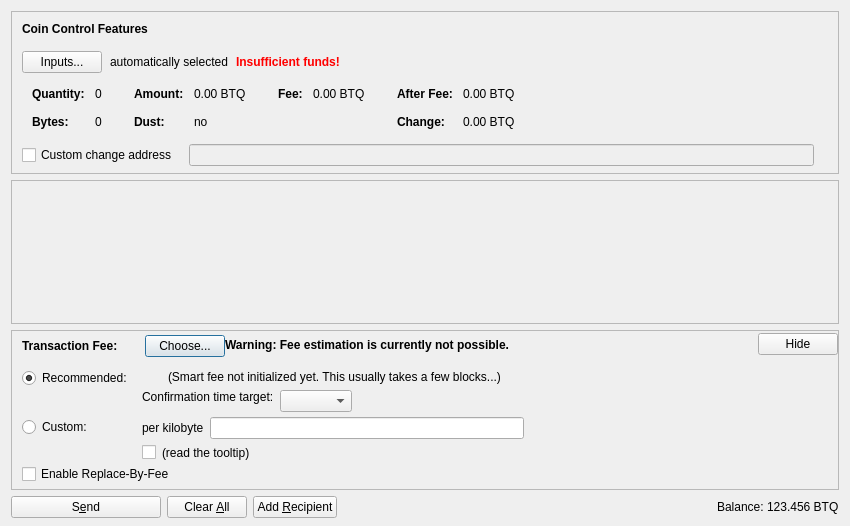
<?xml version="1.0" encoding="UTF-8"?>
<ui version="4.0">
 <class>SendCoinsDialog</class>
 <widget class="QDialog" name="SendCoinsDialog">
  <property name="geometry">
   <rect>
    <x>0</x>
    <y>0</y>
    <width>850</width>
    <height>526</height>
   </rect>
  </property>
  <property name="windowTitle">
   <string>Send Coins</string>
  </property>
  <layout class="QVBoxLayout" name="verticalLayout" stretch="0,1,0,0">
   <property name="bottomMargin">
    <number>8</number>
   </property>
   <item>
    <widget class="QFrame" name="frameCoinControl">
     <property name="sizePolicy">
      <sizepolicy hsizetype="Expanding" vsizetype="Expanding">
       <horstretch>0</horstretch>
       <verstretch>0</verstretch>
      </sizepolicy>
     </property>
     <property name="maximumSize">
      <size>
       <width>16777215</width>
       <height>16777215</height>
      </size>
     </property>
     <property name="frameShape">
      <enum>QFrame::StyledPanel</enum>
     </property>
     <property name="frameShadow">
      <enum>QFrame::Sunken</enum>
     </property>
     <layout class="QVBoxLayout" name="verticalLayoutCoinControl2">
      <property name="spacing">
       <number>0</number>
      </property>
      <property name="leftMargin">
       <number>0</number>
      </property>
      <property name="topMargin">
       <number>0</number>
      </property>
      <property name="rightMargin">
       <number>0</number>
      </property>
      <property name="bottomMargin">
       <number>6</number>
      </property>
      <item>
       <layout class="QVBoxLayout" name="verticalLayoutCoinControl" stretch="0,0,0,0,1">
        <property name="spacing">
         <number>0</number>
        </property>
        <property name="leftMargin">
         <number>10</number>
        </property>
        <property name="topMargin">
         <number>10</number>
        </property>
        <item>
         <layout class="QHBoxLayout" name="horizontalLayoutCoinControl1">
          <property name="bottomMargin">
           <number>15</number>
          </property>
          <item>
           <widget class="QLabel" name="labelCoinControlFeatures">
            <property name="sizePolicy">
             <sizepolicy hsizetype="Preferred" vsizetype="Maximum">
              <horstretch>0</horstretch>
              <verstretch>0</verstretch>
             </sizepolicy>
            </property>
            <property name="font">
             <font>
              <weight>75</weight>
              <bold>true</bold>
             </font>
            </property>
            <property name="styleSheet">
             <string notr="true">font-weight:bold;</string>
            </property>
            <property name="text">
             <string>Coin Control Features</string>
            </property>
           </widget>
          </item>
         </layout>
        </item>
        <item>
         <layout class="QHBoxLayout" name="horizontalLayoutCoinControl2" stretch="0,0,0,0">
          <property name="spacing">
           <number>8</number>
          </property>
          <property name="bottomMargin">
           <number>10</number>
          </property>
          <item>
           <widget class="QPushButton" name="pushButtonCoinControl">
            <property name="styleSheet">
             <string notr="true"/>
            </property>
            <property name="text">
             <string>Inputs...</string>
            </property>
            <property name="autoDefault">
             <bool>false</bool>
            </property>
           </widget>
          </item>
          <item>
           <widget class="QLabel" name="labelCoinControlAutomaticallySelected">
            <property name="text">
             <string>automatically selected</string>
            </property>
            <property name="margin">
             <number>5</number>
            </property>
           </widget>
          </item>
          <item>
           <widget class="QLabel" name="labelCoinControlInsuffFunds">
            <property name="font">
             <font>
              <weight>75</weight>
              <bold>true</bold>
             </font>
            </property>
            <property name="styleSheet">
             <string notr="true">color:red;font-weight:bold;</string>
            </property>
            <property name="text">
             <string>Insufficient funds!</string>
            </property>
            <property name="margin">
             <number>5</number>
            </property>
           </widget>
          </item>
          <item>
           <spacer name="horizontalSpacerCoinControl">
            <property name="orientation">
             <enum>Qt::Horizontal</enum>
            </property>
            <property name="sizeHint" stdset="0">
             <size>
              <width>40</width>
              <height>1</height>
             </size>
            </property>
           </spacer>
          </item>
         </layout>
        </item>
        <item>
         <widget class="QWidget" name="widgetCoinControl" native="true">
          <property name="sizePolicy">
           <sizepolicy hsizetype="Preferred" vsizetype="Preferred">
            <horstretch>0</horstretch>
            <verstretch>0</verstretch>
           </sizepolicy>
          </property>
          <property name="minimumSize">
           <size>
            <width>0</width>
            <height>0</height>
           </size>
          </property>
          <property name="styleSheet">
           <string notr="true"/>
          </property>
          <layout class="QHBoxLayout" name="horizontalLayoutCoinControl5">
           <property name="leftMargin">
            <number>0</number>
           </property>
           <property name="topMargin">
            <number>0</number>
           </property>
           <property name="rightMargin">
            <number>0</number>
           </property>
           <property name="bottomMargin">
            <number>0</number>
           </property>
           <item>
            <layout class="QHBoxLayout" name="horizontalLayoutCoinControl3" stretch="0,0,0,1">
             <property name="spacing">
              <number>20</number>
             </property>
             <property name="topMargin">
              <number>0</number>
             </property>
             <property name="bottomMargin">
              <number>10</number>
             </property>
             <item>
              <layout class="QFormLayout" name="formLayoutCoinControl1">
               <property name="horizontalSpacing">
                <number>10</number>
               </property>
               <property name="verticalSpacing">
                <number>14</number>
               </property>
               <property name="leftMargin">
                <number>10</number>
               </property>
               <property name="topMargin">
                <number>4</number>
               </property>
               <property name="rightMargin">
                <number>6</number>
               </property>
               <item row="0" column="0">
                <widget class="QLabel" name="labelCoinControlQuantityText">
                 <property name="font">
                  <font>
                   <weight>75</weight>
                   <bold>true</bold>
                  </font>
                 </property>
                 <property name="text">
                  <string>Quantity:</string>
                 </property>
                 <property name="margin">
                  <number>0</number>
                 </property>
                </widget>
               </item>
               <item row="0" column="1">
                <widget class="QLabel" name="labelCoinControlQuantity">
                 <property name="cursor">
                  <cursorShape>IBeamCursor</cursorShape>
                 </property>
                 <property name="contextMenuPolicy">
                  <enum>Qt::ActionsContextMenu</enum>
                 </property>
                 <property name="text">
                  <string notr="true">0</string>
                 </property>
                 <property name="margin">
                  <number>0</number>
                 </property>
                 <property name="textInteractionFlags">
                  <set>Qt::LinksAccessibleByMouse|Qt::TextSelectableByKeyboard|Qt::TextSelectableByMouse</set>
                 </property>
                </widget>
               </item>
               <item row="1" column="0">
                <widget class="QLabel" name="labelCoinControlBytesText">
                 <property name="font">
                  <font>
                   <weight>75</weight>
                   <bold>true</bold>
                  </font>
                 </property>
                 <property name="text">
                  <string>Bytes:</string>
                 </property>
                </widget>
               </item>
               <item row="1" column="1">
                <widget class="QLabel" name="labelCoinControlBytes">
                 <property name="cursor">
                  <cursorShape>IBeamCursor</cursorShape>
                 </property>
                 <property name="contextMenuPolicy">
                  <enum>Qt::ActionsContextMenu</enum>
                 </property>
                 <property name="text">
                  <string notr="true">0</string>
                 </property>
                 <property name="textInteractionFlags">
                  <set>Qt::LinksAccessibleByMouse|Qt::TextSelectableByKeyboard|Qt::TextSelectableByMouse</set>
                 </property>
                </widget>
               </item>
              </layout>
             </item>
             <item>
              <layout class="QFormLayout" name="formLayoutCoinControl2">
               <property name="horizontalSpacing">
                <number>10</number>
               </property>
               <property name="verticalSpacing">
                <number>14</number>
               </property>
               <property name="leftMargin">
                <number>6</number>
               </property>
               <property name="topMargin">
                <number>4</number>
               </property>
               <property name="rightMargin">
                <number>6</number>
               </property>
               <item row="0" column="0">
                <widget class="QLabel" name="labelCoinControlAmountText">
                 <property name="font">
                  <font>
                   <weight>75</weight>
                   <bold>true</bold>
                  </font>
                 </property>
                 <property name="text">
                  <string>Amount:</string>
                 </property>
                 <property name="margin">
                  <number>0</number>
                 </property>
                </widget>
               </item>
               <item row="0" column="1">
                <widget class="QLabel" name="labelCoinControlAmount">
                 <property name="cursor">
                  <cursorShape>IBeamCursor</cursorShape>
                 </property>
                 <property name="contextMenuPolicy">
                  <enum>Qt::ActionsContextMenu</enum>
                 </property>
                 <property name="text">
                  <string notr="true">0.00 BTQ</string>
                 </property>
                 <property name="textInteractionFlags">
                  <set>Qt::LinksAccessibleByMouse|Qt::TextSelectableByKeyboard|Qt::TextSelectableByMouse</set>
                 </property>
                </widget>
               </item>
               <item row="1" column="0">
                <widget class="QLabel" name="labelCoinControlLowOutputText">
                 <property name="font">
                  <font>
                   <weight>75</weight>
                   <bold>true</bold>
                  </font>
                 </property>
                 <property name="text">
                  <string>Dust:</string>
                 </property>
                </widget>
               </item>
               <item row="1" column="1">
                <widget class="QLabel" name="labelCoinControlLowOutput">
                 <property name="cursor">
                  <cursorShape>IBeamCursor</cursorShape>
                 </property>
                 <property name="contextMenuPolicy">
                  <enum>Qt::ActionsContextMenu</enum>
                 </property>
                 <property name="text">
                  <string notr="true">no</string>
                 </property>
                 <property name="textInteractionFlags">
                  <set>Qt::LinksAccessibleByMouse|Qt::TextSelectableByKeyboard|Qt::TextSelectableByMouse</set>
                 </property>
                </widget>
               </item>
              </layout>
             </item>
             <item>
              <layout class="QFormLayout" name="formLayoutCoinControl3">
               <property name="horizontalSpacing">
                <number>10</number>
               </property>
               <property name="verticalSpacing">
                <number>14</number>
               </property>
               <property name="leftMargin">
                <number>6</number>
               </property>
               <property name="topMargin">
                <number>4</number>
               </property>
               <property name="rightMargin">
                <number>6</number>
               </property>
               <item row="0" column="0">
                <widget class="QLabel" name="labelCoinControlFeeText">
                 <property name="font">
                  <font>
                   <weight>75</weight>
                   <bold>true</bold>
                  </font>
                 </property>
                 <property name="text">
                  <string>Fee:</string>
                 </property>
                 <property name="margin">
                  <number>0</number>
                 </property>
                </widget>
               </item>
               <item row="0" column="1">
                <widget class="QLabel" name="labelCoinControlFee">
                 <property name="cursor">
                  <cursorShape>IBeamCursor</cursorShape>
                 </property>
                 <property name="contextMenuPolicy">
                  <enum>Qt::ActionsContextMenu</enum>
                 </property>
                 <property name="text">
                  <string notr="true">0.00 BTQ</string>
                 </property>
                 <property name="textInteractionFlags">
                  <set>Qt::LinksAccessibleByMouse|Qt::TextSelectableByKeyboard|Qt::TextSelectableByMouse</set>
                 </property>
                </widget>
               </item>
              </layout>
             </item>
             <item>
              <layout class="QFormLayout" name="formLayoutCoinControl4">
               <property name="horizontalSpacing">
                <number>10</number>
               </property>
               <property name="verticalSpacing">
                <number>14</number>
               </property>
               <property name="leftMargin">
                <number>6</number>
               </property>
               <property name="topMargin">
                <number>4</number>
               </property>
               <property name="rightMargin">
                <number>6</number>
               </property>
               <item row="0" column="0">
                <widget class="QLabel" name="labelCoinControlAfterFeeText">
                 <property name="font">
                  <font>
                   <weight>75</weight>
                   <bold>true</bold>
                  </font>
                 </property>
                 <property name="text">
                  <string>After Fee:</string>
                 </property>
                 <property name="margin">
                  <number>0</number>
                 </property>
                </widget>
               </item>
               <item row="0" column="1">
                <widget class="QLabel" name="labelCoinControlAfterFee">
                 <property name="cursor">
                  <cursorShape>IBeamCursor</cursorShape>
                 </property>
                 <property name="contextMenuPolicy">
                  <enum>Qt::ActionsContextMenu</enum>
                 </property>
                 <property name="text">
                  <string notr="true">0.00 BTQ</string>
                 </property>
                 <property name="textInteractionFlags">
                  <set>Qt::LinksAccessibleByMouse|Qt::TextSelectableByKeyboard|Qt::TextSelectableByMouse</set>
                 </property>
                </widget>
               </item>
               <item row="1" column="0">
                <widget class="QLabel" name="labelCoinControlChangeText">
                 <property name="font">
                  <font>
                   <weight>75</weight>
                   <bold>true</bold>
                  </font>
                 </property>
                 <property name="text">
                  <string>Change:</string>
                 </property>
                </widget>
               </item>
               <item row="1" column="1">
                <widget class="QLabel" name="labelCoinControlChange">
                 <property name="cursor">
                  <cursorShape>IBeamCursor</cursorShape>
                 </property>
                 <property name="contextMenuPolicy">
                  <enum>Qt::ActionsContextMenu</enum>
                 </property>
                 <property name="text">
                  <string notr="true">0.00 BTQ</string>
                 </property>
                 <property name="textInteractionFlags">
                  <set>Qt::LinksAccessibleByMouse|Qt::TextSelectableByKeyboard|Qt::TextSelectableByMouse</set>
                 </property>
                </widget>
               </item>
              </layout>
             </item>
            </layout>
           </item>
          </layout>
         </widget>
        </item>
        <item>
         <layout class="QHBoxLayout" name="horizontalLayoutCoinControl4" stretch="0,0,0">
          <property name="spacing">
           <number>12</number>
          </property>
          <property name="sizeConstraint">
           <enum>QLayout::SetDefaultConstraint</enum>
          </property>
          <property name="topMargin">
           <number>5</number>
          </property>
          <property name="rightMargin">
           <number>5</number>
          </property>
          <item>
           <widget class="QCheckBox" name="checkBoxCoinControlChange">
            <property name="toolTip">
             <string>If this is activated, but the change address is empty or invalid, change will be sent to a newly generated address.</string>
            </property>
            <property name="text">
             <string>Custom change address</string>
            </property>
           </widget>
          </item>
          <item>
           <widget class="QValidatedLineEdit" name="lineEditCoinControlChange">
            <property name="enabled">
             <bool>false</bool>
            </property>
            <property name="sizePolicy">
             <sizepolicy hsizetype="Expanding" vsizetype="Fixed">
              <horstretch>0</horstretch>
              <verstretch>0</verstretch>
             </sizepolicy>
            </property>
           </widget>
          </item>
          <item>
           <widget class="QLabel" name="labelCoinControlChangeLabel">
            <property name="sizePolicy">
             <sizepolicy hsizetype="Preferred" vsizetype="Expanding">
              <horstretch>0</horstretch>
              <verstretch>0</verstretch>
             </sizepolicy>
            </property>
            <property name="minimumSize">
             <size>
              <width>0</width>
              <height>0</height>
             </size>
            </property>
            <property name="text">
             <string/>
            </property>
            <property name="margin">
             <number>3</number>
            </property>
           </widget>
          </item>
         </layout>
        </item>
        <item>
         <spacer name="verticalSpacerCoinControl">
          <property name="orientation">
           <enum>Qt::Vertical</enum>
          </property>
          <property name="sizeHint" stdset="0">
           <size>
            <width>800</width>
            <height>1</height>
           </size>
          </property>
         </spacer>
        </item>
       </layout>
      </item>
     </layout>
    </widget>
   </item>
   <item>
    <widget class="QScrollArea" name="scrollArea">
     <property name="widgetResizable">
      <bool>true</bool>
     </property>
     <widget class="QWidget" name="scrollAreaWidgetContents">
      <property name="geometry">
       <rect>
        <x>0</x>
        <y>0</y>
        <width>830</width>
        <height>104</height>
       </rect>
      </property>
      <layout class="QVBoxLayout" name="verticalLayout_2" stretch="0,1">
       <property name="leftMargin">
        <number>0</number>
       </property>
       <property name="topMargin">
        <number>0</number>
       </property>
       <property name="rightMargin">
        <number>0</number>
       </property>
       <property name="bottomMargin">
        <number>0</number>
       </property>
       <item>
        <layout class="QVBoxLayout" name="entries">
         <property name="spacing">
          <number>6</number>
         </property>
        </layout>
       </item>
       <item>
        <spacer name="verticalSpacer">
         <property name="orientation">
          <enum>Qt::Vertical</enum>
         </property>
         <property name="sizeHint" stdset="0">
          <size>
           <width>20</width>
           <height>40</height>
          </size>
         </property>
        </spacer>
       </item>
      </layout>
     </widget>
    </widget>
   </item>
   <item>
    <widget class="QFrame" name="frameFee">
     <property name="sizePolicy">
      <sizepolicy hsizetype="Expanding" vsizetype="Expanding">
       <horstretch>0</horstretch>
       <verstretch>0</verstretch>
      </sizepolicy>
     </property>
     <property name="maximumSize">
      <size>
       <width>16777215</width>
       <height>16777215</height>
      </size>
     </property>
     <property name="frameShape">
      <enum>QFrame::StyledPanel</enum>
     </property>
     <property name="frameShadow">
      <enum>QFrame::Sunken</enum>
     </property>
     <layout class="QVBoxLayout" name="verticalLayoutFee1">
      <property name="spacing">
       <number>0</number>
      </property>
      <property name="leftMargin">
       <number>0</number>
      </property>
      <property name="topMargin">
       <number>0</number>
      </property>
      <property name="rightMargin">
       <number>0</number>
      </property>
      <property name="bottomMargin">
       <number>0</number>
      </property>
      <item>
       <layout class="QVBoxLayout" name="verticalLayoutFee2" stretch="0,0,0">
        <property name="spacing">
         <number>0</number>
        </property>
        <property name="leftMargin">
         <number>10</number>
        </property>
        <property name="topMargin">
         <number>0</number>
        </property>
        <item>
         <layout class="QHBoxLayout" name="horizontalLayoutFee1">
          <property name="bottomMargin">
           <number>0</number>
          </property>
          <item>
           <layout class="QVBoxLayout" name="verticalLayoutFee7">
            <property name="spacing">
             <number>0</number>
            </property>
            <item>
             <spacer name="verticalSpacerSmartFee">
              <property name="orientation">
               <enum>Qt::Vertical</enum>
              </property>
              <property name="sizeType">
               <enum>QSizePolicy::Fixed</enum>
              </property>
              <property name="sizeHint" stdset="0">
               <size>
                <width>1</width>
                <height>4</height>
               </size>
              </property>
             </spacer>
            </item>
            <item>
             <layout class="QHBoxLayout" name="horizontalLayoutSmartFee">
              <property name="spacing">
               <number>10</number>
              </property>
              <item>
               <widget class="QLabel" name="labelFeeHeadline">
                <property name="sizePolicy">
                 <sizepolicy hsizetype="Preferred" vsizetype="Maximum">
                  <horstretch>0</horstretch>
                  <verstretch>0</verstretch>
                 </sizepolicy>
                </property>
                <property name="font">
                 <font>
                  <weight>75</weight>
                  <bold>true</bold>
                 </font>
                </property>
                <property name="styleSheet">
                 <string notr="true">font-weight:bold;</string>
                </property>
                <property name="text">
                 <string>Transaction Fee:</string>
                </property>
               </widget>
              </item>
              <item>
               <widget class="QLabel" name="labelFeeMinimized">
                <property name="text">
                 <string/>
                </property>
               </widget>
              </item>
              <item>
               <widget class="QPushButton" name="buttonChooseFee">
                <property name="text">
                 <string>Choose...</string>
                </property>
               </widget>
              </item>
             </layout>
            </item>
            <item>
             <spacer name="verticalSpacer_5">
              <property name="orientation">
               <enum>Qt::Vertical</enum>
              </property>
              <property name="sizeHint" stdset="0">
               <size>
                <width>1</width>
                <height>1</height>
               </size>
              </property>
             </spacer>
            </item>
           </layout>
          </item>
          <item>
           <widget class="QLabel" name="fallbackFeeWarningLabel">
            <property name="toolTip">
             <string>Using the fallbackfee can result in sending a transaction that will take several hours or days (or never) to confirm. Consider choosing your fee manually or wait until you have validated the complete chain.</string>
            </property>
            <property name="font">
            <font>
                <weight>75</weight>
                <bold>true</bold>
            </font>
            </property>
            <property name="text">
             <string>Warning: Fee estimation is currently not possible.</string>
            </property>
            <property name="wordWrap">
             <bool>false</bool>
            </property>
           </widget>
          </item>
          <item>
           <spacer name="horizontalSpacer_4">
            <property name="orientation">
             <enum>Qt::Horizontal</enum>
            </property>
            <property name="sizeType">
             <enum>QSizePolicy::MinimumExpanding</enum>
            </property>
            <property name="sizeHint" stdset="0">
             <size>
              <width>40</width>
              <height>20</height>
             </size>
            </property>
           </spacer>
          </item>
          <item>
           <widget class="QPushButton" name="buttonMinimizeFee">
            <property name="toolTip">
             <string>collapse fee-settings</string>
            </property>
            <property name="text">
             <string>Hide</string>
            </property>
           </widget>
          </item>
         </layout>
        </item>
        <item>
         <widget class="QFrame" name="frameFeeSelection">
          <layout class="QVBoxLayout" name="verticalLayoutFee12">
           <property name="spacing">
            <number>0</number>
           </property>
           <property name="leftMargin">
            <number>0</number>
           </property>
           <property name="topMargin">
            <number>0</number>
           </property>
           <property name="rightMargin">
            <number>0</number>
           </property>
           <property name="bottomMargin">
            <number>0</number>
           </property>
           <item>
            <layout class="QGridLayout" name="gridLayoutFee">
             <property name="topMargin">
              <number>10</number>
             </property>
             <property name="bottomMargin">
              <number>4</number>
             </property>
             <property name="horizontalSpacing">
              <number>10</number>
             </property>
             <property name="verticalSpacing">
              <number>4</number>
             </property>
             <item row="1" column="1">
              <layout class="QVBoxLayout" name="verticalLayoutFee8">
               <property name="spacing">
                <number>6</number>
               </property>
               <item>
                <layout class="QHBoxLayout" name="horizontalLayoutFee13">
                 <item>
                  <widget class="QLabel" name="labelCustomPerKilobyte">
                   <property name="toolTip">
                    <string>If the custom fee is set to 1000 satoshis and the transaction is only 250 bytes, then &quot;per kilobyte&quot; only pays 250 satoshis in fee, while &quot;total at least&quot; pays 1000 satoshis. For transactions bigger than a kilobyte both pay by kilobyte.</string>
                   </property>
                   <property name="text">
                    <string>per kilobyte</string>
                   </property>
                  </widget>
                 </item>
                 <item>
                  <widget class="BitcoinAmountField" name="customFee"/>
                 </item>
                 <item>
                  <spacer name="horizontalSpacer_6">
                   <property name="orientation">
                    <enum>Qt::Horizontal</enum>
                   </property>
                   <property name="sizeHint" stdset="0">
                    <size>
                     <width>1</width>
                     <height>1</height>
                    </size>
                   </property>
                  </spacer>
                 </item>
                </layout>
               </item>
               <item>
                <layout class="QHBoxLayout" name="horizontalLayoutFee8">
                 <item>
                  <widget class="QCheckBox" name="checkBoxMinimumFee">
                   <property name="toolTip">
                    <string>Paying only the minimum fee is just fine as long as there is less transaction volume than space in the blocks. But be aware that this can end up in a never confirming transaction once there is more demand for bitcoin transactions than the network can process.</string>
                   </property>
                   <property name="text">
                    <string/>
                   </property>
                  </widget>
                 </item>
                 <item>
                  <widget class="QLabel" name="labelMinFeeWarning">
                   <property name="enabled">
                    <bool>true</bool>
                   </property>
                   <property name="toolTip">
                    <string>Paying only the minimum fee is just fine as long as there is less transaction volume than space in the blocks. But be aware that this can end up in a never confirming transaction once there is more demand for bitcoin transactions than the network can process.</string>
                   </property>
                   <property name="text">
                    <string>(read the tooltip)</string>
                   </property>
                   <property name="margin">
                    <number>5</number>
                   </property>
                  </widget>
                 </item>
                 <item>
                  <spacer name="horizontalSpacer_2">
                   <property name="orientation">
                    <enum>Qt::Horizontal</enum>
                   </property>
                   <property name="sizeHint" stdset="0">
                    <size>
                     <width>1</width>
                     <height>1</height>
                    </size>
                   </property>
                  </spacer>
                 </item>
                </layout>
               </item>
              </layout>
             </item>
             <item row="0" column="0">
              <layout class="QVBoxLayout" name="verticalLayoutFee4" stretch="0,1">
               <item>
                <widget class="QRadioButton" name="radioSmartFee">
                 <property name="text">
                  <string>Recommended:</string>
                 </property>
                 <property name="checked">
                  <bool>true</bool>
                 </property>
                 <attribute name="buttonGroup">
                  <string notr="true">groupFee</string>
                 </attribute>
                </widget>
               </item>
               <item>
                <spacer name="verticalSpacer_2">
                 <property name="orientation">
                  <enum>Qt::Vertical</enum>
                 </property>
                 <property name="sizeHint" stdset="0">
                  <size>
                   <width>1</width>
                   <height>1</height>
                  </size>
                 </property>
                </spacer>
               </item>
              </layout>
             </item>
             <item row="1" column="0">
              <layout class="QVBoxLayout" name="verticalLayoutFee9" stretch="0,1">
               <item>
                <widget class="QRadioButton" name="radioCustomFee">
                 <property name="text">
                  <string>Custom:</string>
                 </property>
                 <attribute name="buttonGroup">
                  <string notr="true">groupFee</string>
                 </attribute>
                </widget>
               </item>
               <item>
                <spacer name="verticalSpacer_6">
                 <property name="orientation">
                  <enum>Qt::Vertical</enum>
                 </property>
                 <property name="sizeHint" stdset="0">
                  <size>
                   <width>1</width>
                   <height>1</height>
                  </size>
                 </property>
                </spacer>
               </item>
              </layout>
             </item>
             <item row="0" column="1">
              <layout class="QVBoxLayout" name="verticalLayoutFee3" stretch="0,0,1">
               <property name="spacing">
                <number>6</number>
               </property>
               <property name="topMargin">
                <number>2</number>
               </property>
               <item>
                <layout class="QHBoxLayout" name="horizontalLayoutFee12">
                 <item>
                  <widget class="QLabel" name="labelSmartFee">
                   <property name="text">
                    <string/>
                   </property>
                   <property name="margin">
                    <number>2</number>
                   </property>
                  </widget>
                 </item>
                 <item>
                  <widget class="QLabel" name="labelFeeEstimation">
                   <property name="text">
                    <string/>
                   </property>
                  </widget>
                 </item>
                 <item>
                  <widget class="QLabel" name="labelSmartFee2">
                   <property name="text">
                    <string>(Smart fee not initialized yet. This usually takes a few blocks...)</string>
                   </property>
                   <property name="margin">
                    <number>2</number>
                   </property>
                  </widget>
                 </item>
                 <item>
                  <spacer name="horizontalSpacer_5">
                   <property name="orientation">
                    <enum>Qt::Horizontal</enum>
                   </property>
                   <property name="sizeHint" stdset="0">
                    <size>
                     <width>1</width>
                     <height>1</height>
                    </size>
                   </property>
                  </spacer>
                 </item>
                </layout>
               </item>
               <item>
                <layout class="QHBoxLayout" name="horizontalLayoutFee9">
                 <item>
                  <layout class="QVBoxLayout" name="verticalLayoutFee6">
                   <item>
                    <widget class="QLabel" name="labelSmartFee3">
                     <property name="text">
                      <string>Confirmation time target:</string>
                     </property>
                     <property name="margin">
                      <number>2</number>
                     </property>
                    </widget>
                   </item>
                   <item>
                    <spacer name="verticalSpacer_3">
                     <property name="orientation">
                      <enum>Qt::Vertical</enum>
                     </property>
                     <property name="sizeHint" stdset="0">
                      <size>
                       <width>1</width>
                       <height>1</height>
                      </size>
                     </property>
                    </spacer>
                   </item>
                  </layout>
                 </item>
                 <item>
                  <layout class="QVBoxLayout" name="verticalLayoutFee5">
                   <property name="rightMargin">
                    <number>30</number>
                   </property>
                   <item>
                    <layout class="QHBoxLayout" name="horizontalLayoutConfTarget">
                     <property name="bottomMargin">
                      <number>0</number>
                     </property>
                     <item>
                      <widget class="QComboBox" name="confTargetSelector"/>
                     </item>
                     <item>
                      <spacer name="horizontalSpacerConfTarget">
                       <property name="orientation">
                        <enum>Qt::Horizontal</enum>
                       </property>
                       <property name="sizeHint" stdset="0">
                        <size>
                         <width>40</width>
                         <height>20</height>
                        </size>
                       </property>
                      </spacer>
                     </item>
                    </layout>
                   </item>
                  </layout>
                 </item>
                </layout>
               </item>
               <item>
                <spacer name="verticalSpacer_4">
                 <property name="orientation">
                  <enum>Qt::Vertical</enum>
                 </property>
                 <property name="sizeHint" stdset="0">
                  <size>
                   <width>1</width>
                   <height>1</height>
                  </size>
                 </property>
                </spacer>
               </item>
              </layout>
             </item>
            </layout>
           </item>
           <item>
            <widget class="QCheckBox" name="optInRBF">
             <property name="text">
              <string>Enable Replace-By-Fee</string>
             </property>
             <property name="toolTip">
              <string>With Replace-By-Fee (BIP-125) you can increase a transaction's fee after it is sent. Without this, a higher fee may be recommended to compensate for increased transaction delay risk.</string>
             </property>
            </widget>
           </item>
          </layout>
         </widget>
        </item>
        <item>
         <spacer name="verticalSpacerFee">
          <property name="orientation">
           <enum>Qt::Vertical</enum>
          </property>
          <property name="sizeHint" stdset="0">
           <size>
            <width>40</width>
            <height>5</height>
           </size>
          </property>
         </spacer>
        </item>
       </layout>
      </item>
     </layout>
    </widget>
   </item>
   <item>
    <layout class="QHBoxLayout" name="horizontalLayout">
     <item>
      <widget class="QPushButton" name="sendButton">
       <property name="minimumSize">
        <size>
         <width>150</width>
         <height>0</height>
        </size>
       </property>
       <property name="toolTip">
        <string>Confirm the send action</string>
       </property>
       <property name="text">
        <string>S&amp;end</string>
       </property>
       <property name="icon">
        <iconset resource="../bitcoin.qrc">
         <normaloff>:/icons/send</normaloff>:/icons/send</iconset>
       </property>
       <property name="autoDefault">
        <bool>false</bool>
       </property>
       <property name="default">
        <bool>false</bool>
       </property>
      </widget>
     </item>
     <item>
      <widget class="QPushButton" name="clearButton">
       <property name="sizePolicy">
        <sizepolicy hsizetype="Minimum" vsizetype="Fixed">
         <horstretch>0</horstretch>
         <verstretch>0</verstretch>
        </sizepolicy>
       </property>
       <property name="toolTip">
        <string>Clear all fields of the form.</string>
       </property>
       <property name="text">
        <string>Clear &amp;All</string>
       </property>
       <property name="icon">
        <iconset resource="../bitcoin.qrc">
         <normaloff>:/icons/remove</normaloff>:/icons/remove</iconset>
       </property>
       <property name="autoDefault">
        <bool>false</bool>
       </property>
      </widget>
     </item>
     <item>
      <widget class="QPushButton" name="addButton">
       <property name="toolTip">
        <string>Send to multiple recipients at once</string>
       </property>
       <property name="text">
        <string>Add &amp;Recipient</string>
       </property>
       <property name="icon">
        <iconset resource="../bitcoin.qrc">
         <normaloff>:/icons/add</normaloff>:/icons/add</iconset>
       </property>
       <property name="autoDefault">
        <bool>false</bool>
       </property>
      </widget>
     </item>
     <item>
      <spacer name="horizontalSpacer">
       <property name="orientation">
        <enum>Qt::Horizontal</enum>
       </property>
       <property name="sizeHint" stdset="0">
        <size>
         <width>40</width>
         <height>20</height>
        </size>
       </property>
      </spacer>
     </item>
     <item>
      <layout class="QHBoxLayout" name="horizontalLayout_2">
       <property name="spacing">
        <number>3</number>
       </property>
       <item>
        <widget class="QLabel" name="label">
         <property name="sizePolicy">
          <sizepolicy hsizetype="Preferred" vsizetype="Fixed">
           <horstretch>0</horstretch>
           <verstretch>0</verstretch>
          </sizepolicy>
         </property>
         <property name="text">
          <string>Balance:</string>
         </property>
        </widget>
       </item>
       <item>
        <widget class="QLabel" name="labelBalance">
         <property name="sizePolicy">
          <sizepolicy hsizetype="Preferred" vsizetype="Fixed">
           <horstretch>0</horstretch>
           <verstretch>0</verstretch>
          </sizepolicy>
         </property>
         <property name="cursor">
          <cursorShape>IBeamCursor</cursorShape>
         </property>
         <property name="text">
          <string notr="true">123.456 BTQ</string>
         </property>
         <property name="textInteractionFlags">
          <set>Qt::LinksAccessibleByMouse|Qt::TextSelectableByKeyboard|Qt::TextSelectableByMouse</set>
         </property>
        </widget>
       </item>
      </layout>
     </item>
    </layout>
   </item>
  </layout>
 </widget>
 <customwidgets>
  <customwidget>
   <class>QValidatedLineEdit</class>
   <extends>QLineEdit</extends>
   <header>qt/qvalidatedlineedit.h</header>
  </customwidget>
  <customwidget>
   <class>BitcoinAmountField</class>
   <extends>QLineEdit</extends>
   <header>qt/bitcoinamountfield.h</header>
   <container>1</container>
  </customwidget>
 </customwidgets>
 <resources>
  <include location="../bitcoin.qrc"/>
 </resources>
 <connections/>
 <buttongroups>
  <buttongroup name="groupFee"/>
 </buttongroups>
</ui>
